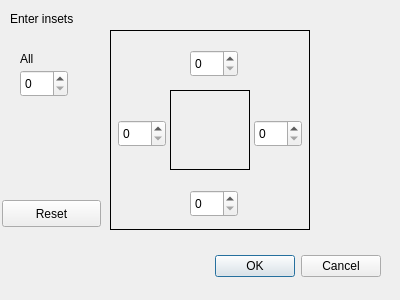
<?xml version="1.0" encoding="UTF-8"?>
<ui version="4.0">
 <class>Insets</class>
 <widget class="QDialog" name="Insets">
  <property name="geometry">
   <rect>
    <x>0</x>
    <y>0</y>
    <width>400</width>
    <height>300</height>
   </rect>
  </property>
  <property name="minimumSize">
   <size>
    <width>400</width>
    <height>300</height>
   </size>
  </property>
  <property name="maximumSize">
   <size>
    <width>400</width>
    <height>300</height>
   </size>
  </property>
  <property name="windowTitle">
   <string>Insets</string>
  </property>
  <widget class="QDialogButtonBox" name="buttonBox">
   <property name="geometry">
    <rect>
     <x>40</x>
     <y>250</y>
     <width>341</width>
     <height>32</height>
    </rect>
   </property>
   <property name="orientation">
    <enum>Qt::Horizontal</enum>
   </property>
   <property name="standardButtons">
    <set>QDialogButtonBox::Cancel|QDialogButtonBox::Ok</set>
   </property>
  </widget>
  <widget class="QLabel" name="label">
   <property name="geometry">
    <rect>
     <x>10</x>
     <y>10</y>
     <width>91</width>
     <height>17</height>
    </rect>
   </property>
   <property name="text">
    <string>Enter insets</string>
   </property>
  </widget>
  <widget class="QLabel" name="label_2">
   <property name="geometry">
    <rect>
     <x>110</x>
     <y>30</y>
     <width>200</width>
     <height>200</height>
    </rect>
   </property>
   <property name="frameShape">
    <enum>QFrame::Box</enum>
   </property>
   <property name="text">
    <string/>
   </property>
  </widget>
  <widget class="QLabel" name="label_3">
   <property name="geometry">
    <rect>
     <x>170</x>
     <y>90</y>
     <width>80</width>
     <height>80</height>
    </rect>
   </property>
   <property name="frameShape">
    <enum>QFrame::Box</enum>
   </property>
   <property name="text">
    <string/>
   </property>
  </widget>
  <widget class="QSpinBox" name="spinBox">
   <property name="geometry">
    <rect>
     <x>190</x>
     <y>50</y>
     <width>48</width>
     <height>27</height>
    </rect>
   </property>
  </widget>
  <widget class="QSpinBox" name="spinBox_2">
   <property name="geometry">
    <rect>
     <x>118</x>
     <y>120</y>
     <width>48</width>
     <height>27</height>
    </rect>
   </property>
  </widget>
  <widget class="QSpinBox" name="spinBox_3">
   <property name="geometry">
    <rect>
     <x>254</x>
     <y>120</y>
     <width>48</width>
     <height>27</height>
    </rect>
   </property>
  </widget>
  <widget class="QSpinBox" name="spinBox_4">
   <property name="geometry">
    <rect>
     <x>190</x>
     <y>190</y>
     <width>48</width>
     <height>27</height>
    </rect>
   </property>
  </widget>
  <widget class="QLabel" name="label_4">
   <property name="geometry">
    <rect>
     <x>20</x>
     <y>50</y>
     <width>67</width>
     <height>17</height>
    </rect>
   </property>
   <property name="text">
    <string>All</string>
   </property>
  </widget>
  <widget class="QSpinBox" name="spinBox_5">
   <property name="geometry">
    <rect>
     <x>20</x>
     <y>70</y>
     <width>48</width>
     <height>27</height>
    </rect>
   </property>
  </widget>
  <widget class="QPushButton" name="pushButton">
   <property name="geometry">
    <rect>
     <x>2</x>
     <y>200</y>
     <width>99</width>
     <height>27</height>
    </rect>
   </property>
   <property name="text">
    <string>Reset</string>
   </property>
  </widget>
 </widget>
 <resources/>
 <connections>
  <connection>
   <sender>buttonBox</sender>
   <signal>accepted()</signal>
   <receiver>Insets</receiver>
   <slot>accept()</slot>
   <hints>
    <hint type="sourcelabel">
     <x>248</x>
     <y>254</y>
    </hint>
    <hint type="destinationlabel">
     <x>157</x>
     <y>274</y>
    </hint>
   </hints>
  </connection>
  <connection>
   <sender>buttonBox</sender>
   <signal>rejected()</signal>
   <receiver>Insets</receiver>
   <slot>reject()</slot>
   <hints>
    <hint type="sourcelabel">
     <x>316</x>
     <y>260</y>
    </hint>
    <hint type="destinationlabel">
     <x>286</x>
     <y>274</y>
    </hint>
   </hints>
  </connection>
 </connections>
</ui>
